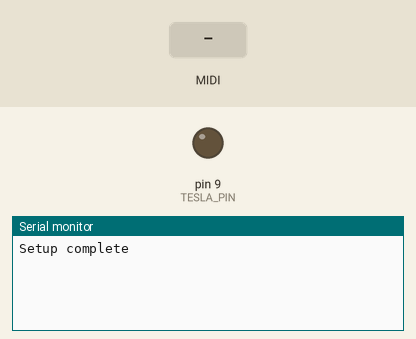
Recording of a sketch running on a simulated Arduino Uno, built with avr-gcc and run on an emulated ATmega328P. Parts: output pins drawn as LEDs (lit = HIGH), the last lines printed to the serial monitor. The test bench sets the inputs (shaded band). MIDI output is not drawn.

Above: at 1.2 s.
1.3 s: MIDI note 36 received
At 1.9 s:
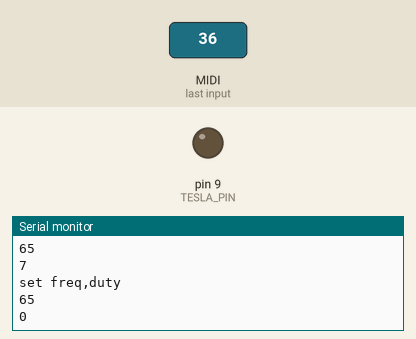
2.8 s: MIDI note 48 received
At 4.0 s:
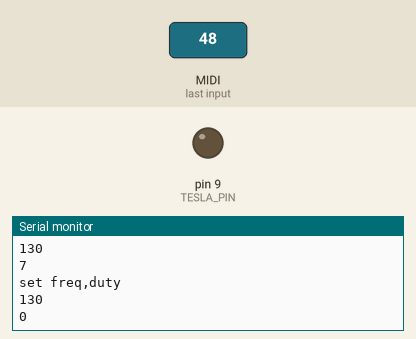
4.3 s: MIDI note 36 received
At 4.51 s:
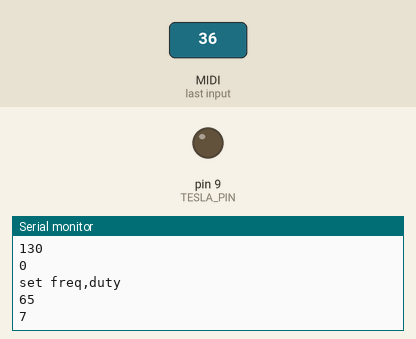
Timing chart, 0 to 7.3 s (numbered marks = the images above; inputs shaded):
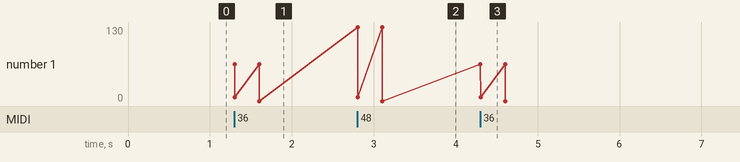

The sketch:

sketch.ino
```cpp
#include <MIDI.h>
#include "tesla.hpp"

static const int8_t TESLA_PIN = 9;
static const int8_t SOFTERROR_PIN = 13;
static const uint8_t MAX_DUTYCYCLE_PROMILLE = 10;
static const uint8_t MAX_PULSE_MICROS = 200;
static const int SERIAL_RATE = 9600;
//midi::MidiInterface<HardwareSerial> midiInterface(Serial);
MIDI_CREATE_DEFAULT_INSTANCE(); // industry-standard crack (tm)
FrequencyAdjustablePWM pwm;

// Drive timer/PWM
ISR(TIMER2_COMPA_vect) {
	pwm.addTicks(256/64);
    digitalWrite(TESLA_PIN, pwm.isOn()); // maybe use registers directly?
}

static void
setupTimer() {
    const uint8_t timebaseuS = 4;
    const int16_t prescale = 256;
    byte mode = 0x01;
    switch (prescale) {
      case 1: mode = 0x01; break;
      case 8: mode = 0x02; break;
      case 32: mode = 0x03; break;
      case 64: mode = 0x04; break;
      case 128: mode = 0x05; break;
      case 256: mode = 0x06; break;
      case 1024: mode = 0x7; break;
    }

	TIMSK2 &= ~(1<<OCIE2A); // disable timer iterrupt
	ASSR &= ~(1<<AS2);      // Set clock, not pin.
	TCCR2A = (1<<WGM21);    // Set Timer2 to CTC mode.
    TCCR2B = TCCR2B & 0b11111000 | mode;
//	TCCR2B = (1<<CS22);     // Set Timer2 prescaler to 64 (4uS/tick, 4uS-1020uS range).
	TCNT2 = 0;             // Reset Timer2 counter.
//	OCR2A = min((timebaseuS>>2) - 1, 255); // Every count is 4uS, so divide by 4 (bitwise shift right 2) subtract one, then make sure we don't go over 255 limit.
	TIMSK2 |= (1<<OCIE2A);                // Enable Timer2 interrupt.
    pwm.setTimebase(timebaseuS);

}

// FIXME: actually respect frequency changes
static void
updateTelsa(int freq, int dutyPromille)
{
    pwm.setDutycycle(dutyPromille).setFrequency(freq);
}

// MIDI callback
static void
changeNote(byte channel, byte note, byte velocity)
{
    int freq = -1;
    int duty = -1;
    const bool valid = midiToTesla(note, velocity,
        MAX_DUTYCYCLE_PROMILLE, MAX_PULSE_MICROS,
        &freq, &duty);
    digitalWrite(SOFTERROR_PIN, !valid);

//    if (!valid) { duty = 0; }
//    freq = 100;
//    duty = 10;
    updateTelsa(freq, duty);

    Serial.println("set freq,duty");
    Serial.println(freq); Serial.println(duty);
}

void
setup()
{
//    setPwmFrequency(TESLA_PIN, 256); // 122 Hz
    Serial.begin(SERIAL_RATE);
    while (!Serial) {
      // wait for computer connection
    }
    MIDI.begin(1);
    Serial.begin(115200);
    MIDI.setHandleNoteOff(changeNote);
    MIDI.setHandleNoteOn(changeNote);
    MIDI.turnThruOff(); // so we can use Serial for debug

    pinMode(TESLA_PIN, OUTPUT);
    setupTimer();
    updateTelsa(139, 0); // default off

    Serial.println("Setup complete");
}

void
loop()
{
    // everything else is callback-driven
    //Serial.write("main iter");
    MIDI.read();
}
```

tesla.hpp
```cpp
#include <math.h>

#define MAPVALUE(data, inmin, inmax, outmin, outmax) (data-inmin) * (outmax-outmin) / (inmax-inmin) + outmin;

// midiToTesla:
// Convert a MIDI note (number, velocity)
//
// and check that it is within the safety bounds
bool
midiToTesla(uint8_t noteNumber, uint8_t velocity,
        uint8_t maxDutyPromille, uint8_t maxPulseLengthMicros,
        int *freq_out, int *duty_out)
{
    const float exp = (noteNumber-69)/12.f;
    const int freq = pow(2, exp)*440;

    // Velocity to dutycycle
    const int dutyCycle = MAPVALUE(velocity, 0, 127, 0, maxDutyPromille);
    const float pulseLength = (dutyCycle == 0) ? 0 : ((10e3/freq) * (dutyCycle/1000.));

    //printf("duty=%d, pulselength=%f\n", dutyCycle, pulseLength);

    // Sanity checking
    const bool valid = (dutyCycle <= maxDutyPromille && pulseLength <= maxPulseLengthMicros);
    if (valid) {
        if (freq_out) *freq_out = freq;
        if (duty_out) *duty_out = dutyCycle;
    }
    return valid;
}

class FrequencyAdjustablePWM {
    typedef uint32_t Ticks;
    typedef FrequencyAdjustablePWM Self;
public:
    FrequencyAdjustablePWM()
        : counter(0)
        , frequency(1)
        , dutycyclePromille(0)
        , onPeriod(0)
        , period(0)
    {}

    // Config
    // Returns this, to be chainable
    Self &setTimebase(int d)
    {
        timebaseUs = d;
        recalculate();
//        counter = 0;
        return *this;
    }

    Self &setFrequency(int d)
    {
        frequency = d;
        recalculate();
//        counter = 0;
        return *this;
    }
    Self &setDutycycle(int d)
    {
        dutycyclePromille = d;
        recalculate();
//        counter = 0;
        return *this;
    }

    // Drive PWM forward.
    // Should be done in interrupt for guaranteed timings
    void addTicks(Ticks ticks=1) {
        counter += ticks;
//        printf("addTicks. counter=%d, onperiod=%d, period=%d\n", counter, onPeriod, period);
        if (counter > period) {
            counter = 0;
            changeState(true);
        }
        if (!isOn()) {
            changeState(false);
        }
    }

    // Check current state
    bool isOn() const {
        return (dutycyclePromille && (counter < onPeriod));
    }

private:
    void recalculate() {
//        printf("config. frequency=%d, dutycycle=%d, timebase=%d\n",
//            frequency, dutycyclePromille, timebaseUs);
        period = 1e6/(frequency*timebaseUs);
        onPeriod = (period/1000)*dutycyclePromille;
    }
    void changeState(bool newState) {
        // TODO: fire notification callback?
        // Should keep track of current state to only notify on actual transitions
        // Would have to make sure that the callback function is interrupt-safe...
    }

private:
    // internal state
    Ticks counter;
    // configuration
    int frequency;
    int dutycyclePromille;
    int timebaseUs;
    // cached, derived from config
    Ticks onPeriod;
    Ticks period;
};
```

Measured:
- after the input at 1.3 s, the serial monitor: prints a new line at once (image 1)
- after the input at 2.8 s, the serial monitor: prints a new line at once (image 2)
